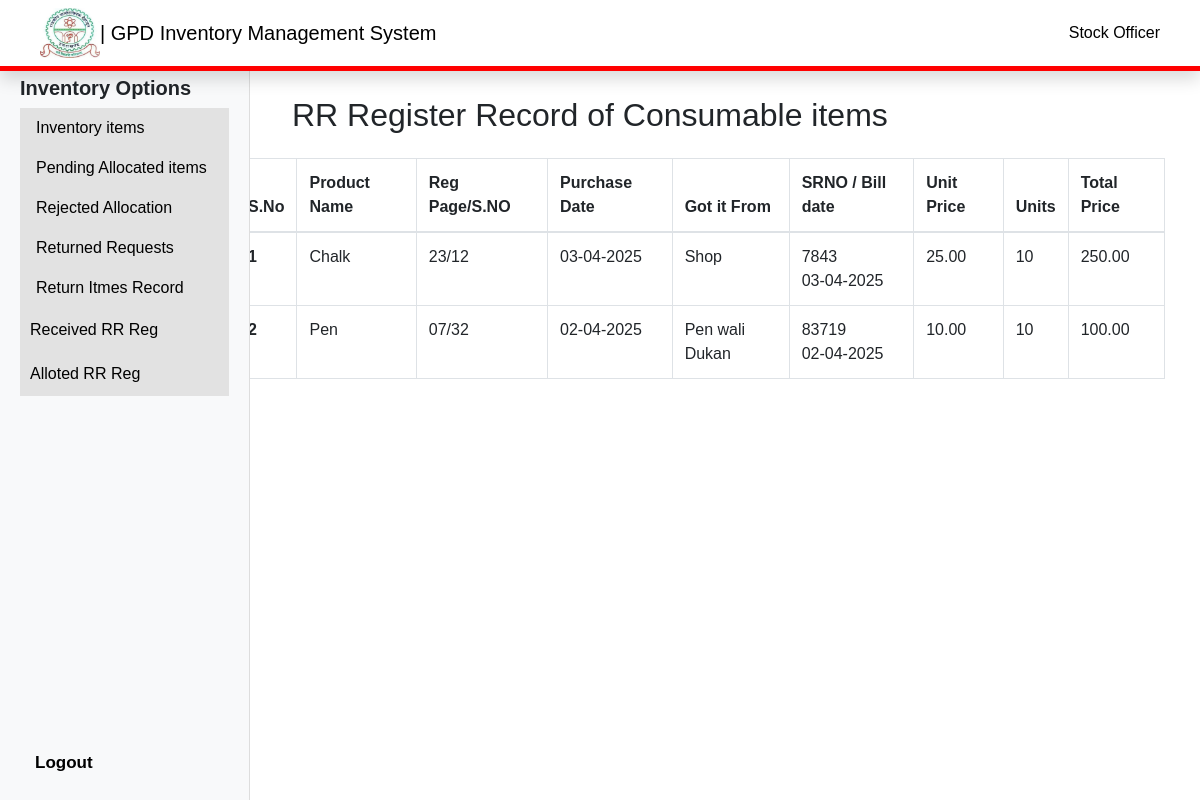
Page /inventory/received_consumable.php (signed in) on the committed database.
### tables this page shows
CREATE TABLE `rr_received_items` (
  `sno` int(10) UNSIGNED NOT NULL,
  `product_name` varchar(50) NOT NULL,
  `type` varchar(20) DEFAULT NULL,
  `rr_reg` varchar(10) DEFAULT NULL,
  `purchase_date` date DEFAULT NULL,
  `got_it_from` varchar(30) DEFAULT NULL,
  `srno` int(11) DEFAULT NULL,
  `bill_date` date DEFAULT NULL,
  `unit_price` decimal(10,2) DEFAULT NULL,
  `overall_price` decimal(10,2) DEFAULT NULL,
  `units` int(10) UNSIGNED NOT NULL DEFAULT 0
);

### inventory/received_consumable.php (the view, shortened to what this page needs)
<!DOCTYPE html>
<html lang="en">
<head>
    <link href="https://stackpath.bootstrapcdn.com/bootstrap/4.5.2/css/bootstrap.min.css" rel="stylesheet">
    <link rel="stylesheet" href="//cdn.datatables.net/2.2.2/css/dataTables.dataTables.min.css">
    <link rel="stylesheet" href="style.css">
</head>
<body>
    <?php include "../adminpanel/components/navbar.php" ?>
    <?php include "components/sidebar.php" ?>
    <div id="admin" class="right">
    <div class="p-3 ml-5 pl-4">
                <h2>RR Register Record of Consumable items</h2>
    </div>
        <?php
        include "../_dbconnect.php";
        ?>
        <div class="container">
            <table class="table table-bordered" id="myTable">
                <thead>
                    <tr>
                        <th scope="col">S.No</th>
                        <th scope="col">Product Name</th>
                        <th scope="col">Reg Page/S.NO</th>
                        <th scope="col">Purchase Date</th>
                        <th scope="col">Got it From</th>
                        <th scope="col">SRNO / Bill date</th>
                        <th scope="col">Unit Price</th>
                        <th scope="col">Units</th>
                        <th scope="col">Total Price</th>
                    </tr>
                </thead>
                <tbody>
                    <?php
                    $sql = "SELECT * FROM `rr_received_items` WHERE `type` = 'Consumable Item' ORDER BY `sno` DESC";
                    $result = mysqli_query($conn, $sql);
                    $sno = 0;
                    while ($row = mysqli_fetch_assoc($result)) {
                        $sno++;
                        $purchase_date_formatted = !empty($row['purchase_date']) ? date('d-m-Y', strtotime($row['purchase_date'])) : '';
                        $bill_date_formatted = !empty($row['bill_date']) ? date('d-m-Y', strtotime($row['bill_date'])) : '';
                        echo '<tr>
                            <th scope="row">' . $sno . '</th>
                            <td>' . htmlspecialchars($row['product_name'], ENT_QUOTES, 'UTF-8') . '</td>
                            <td>' . htmlspecialchars($row['rr_reg'], ENT_QUOTES, 'UTF-8') . '</td>
                            <td>' . $purchase_date_formatted . '</td>
                            <td>' . htmlspecialchars($row['got_it_from'], ENT_QUOTES, 'UTF-8') . '</td>
                            <td>' . htmlspecialchars($row['srno'], ENT_QUOTES, 'UTF-8') . '<br>' . $bill_date_formatted . '</td>
                            <td>' . $row['unit_price'] . '</td>
                            <td>' . $row['units'] . '</td>
                            <td>' . $row['overall_price'] . '</td>
            </tr>';
                    }
                    ?>
                </tbody>
            </table>
        </div>
    </div>
</body>
</html>

### inventory/style.css (style rules this page uses)
* { margin: 0; padding: 0; box-sizing: border-box; }
body { font-family: Arial, sans-serif; background: #f4f4f4; }
.right { margin-top: 40px; margin-left: 200px; padding: 20px; min-height: calc(100vh - 56px); background: #fff; }

### inventory/received_consumable.php (style rules this page uses)
.right { position: relative; margin-top: 60px; }

### rows in the picture
rr_received_items: product_name "Chalk", rr_reg "23/12", purchase_date "03-04-2025", got_it_from "Shop", srno "7843", bill_date "03-04-2025", unit_price "25.00", units "10", overall_price "250.00"
rr_received_items: product_name "Pen", rr_reg "07/32", purchase_date "02-04-2025", got_it_from "Pen wali Dukan", srno "83719", bill_date "02-04-2025", unit_price "10.00", units "10", overall_price "100.00"

### other values in the picture
$_SESSION['name'] "Stock Officer"
